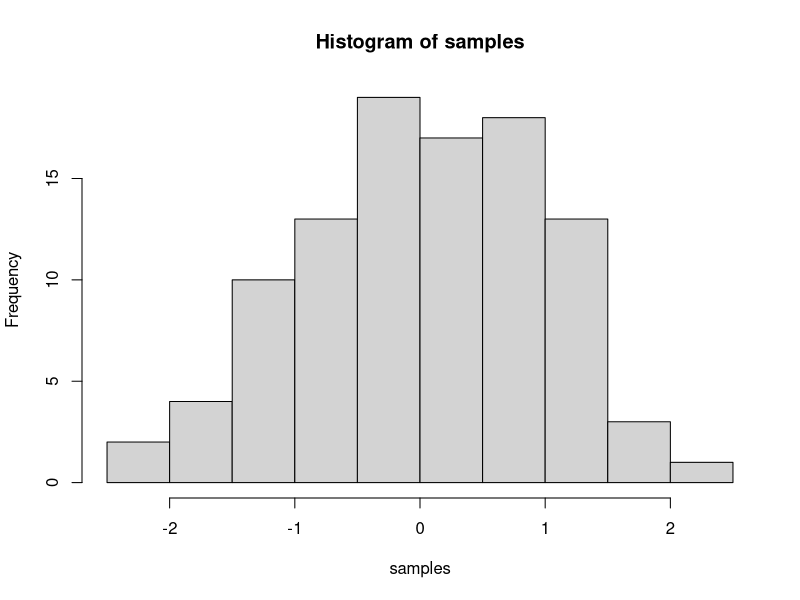

This figure's R source:
## ---- chunk 1
samples <- rnorm(100, mean=0, sd=1)
hist(samples)
## ---- chunk 2
1+2
2*5
5/3
(1+6+4)/5

## ---- chunk 3
a<-1
b<-2
a+b

d<-c(1,2,3)
e<-c(5,6,7)
d+e
d*e
d/e

## ---- chunk 4
# for loop solution
# i becomes the number 1 to 100 at each step of the loop


a <- length(100) # make empty variable, set length to 100
for (i in 1:100){
  a[i] <-i #assigns the number in i, to the ith index of a
}

print(a)

# for loop solution #2

a<-c() #create empty variable using combine command
for (i in 1:100){
  a<-c(a,i) # keeps combining a with itself and the new number in i
}
print(a)

# seq solution
a <- seq(1,100,1) # look up help for seq using ?seq() in console
print(a)

